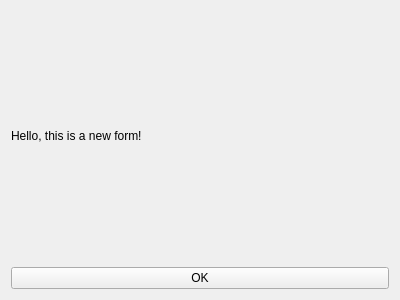
<?xml version="1.0" encoding="UTF-8"?>
<ui version="4.0">
 <class>NewForm</class>
 <widget class="QWidget" name="NewForm">
  <property name="geometry">
   <rect>
    <x>0</x>
    <y>0</y>
    <width>400</width>
    <height>300</height>
   </rect>
  </property>
  <property name="windowTitle">
   <string>New Form</string>
  </property>
  <layout class="QVBoxLayout" name="verticalLayout">
   <item>
    <widget class="QLabel" name="label">
     <property name="text">
      <string>Hello, this is a new form!</string>
     </property>
    </widget>
   </item>
   <item>
    <widget class="QPushButton" name="pushButton">
     <property name="text">
      <string>OK</string>
     </property>
    </widget>
   </item>
  </layout>
 </widget>
 <resources/>
 <connections/>
</ui>
